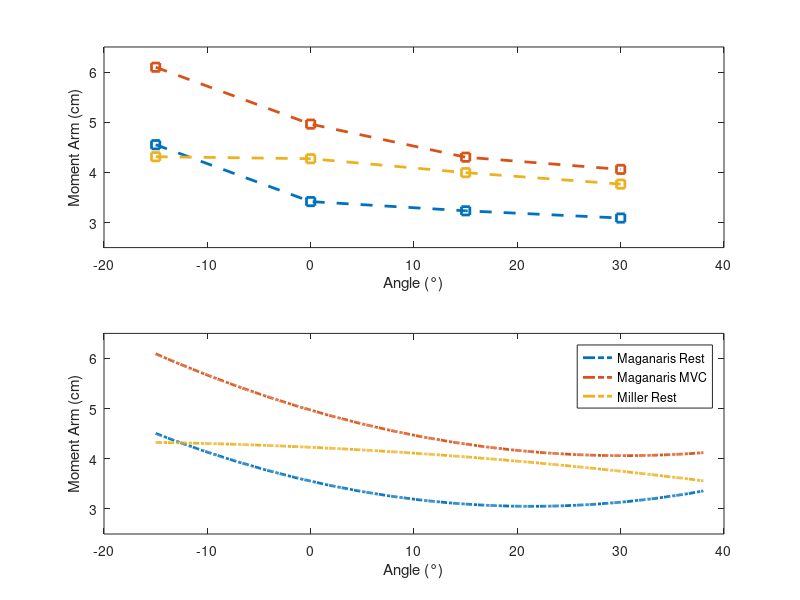

Here is the MATLAB script that generated this plot: (Note: this script raises an error after producing the figure.)

%% Extrapolate Tibialis Anterior Moment arm from literature
%  Author: Paolo Tecchio (Paolo.Tecchio@rub.de)

clear
clc
%% Data extrapolated from paper figures
Angles = [-15 0 15 30];
%Maganaris 2000/1999 data from MRI

TA_Arm_Rest =  [4.5518    3.4174    3.2335    3.0892];
TA_Arm_MVC =   [6.0963    4.9619    4.3028    4.0596];

%Miller et al. 2015 with rotation correction
TA_Arm_RestM = [4.3119    4.2723    3.9945    3.7663];

figure(1), clf
subplot(211)
plot(Angles,TA_Arm_Rest,'--s','LineWidth',2)
hold on
plot(Angles,TA_Arm_MVC,'--s','LineWidth',2)
plot(Angles,TA_Arm_RestM,'--s','LineWidth',2)
xlim([-20 40])
ylim([2.5 6.5])
xlabel('Angle (°)')
ylabel('Moment Arm (cm)')

%% Fit polynomial 2nd order


TA_Arm_Fit.polyp_Rest = polyfit(Angles,TA_Arm_Rest,2);
TA_Arm_Fit.polyp_MVC = polyfit(Angles,TA_Arm_MVC,2);
TA_Arm_Fit.polyp_RestMiller = polyfit(Angles,TA_Arm_RestM,2);

%create x array from min to max angle with step of 0.1 degree
%first col is angle
Ang = round(min(Angles)):0.1:round(max(Angles)+8);

subplot(212)
plot(Ang ,polyval(TA_Arm_Fit.polyp_Rest,Ang) ,'-.','LineWidth',2)
hold on
plot(Ang ,polyval(TA_Arm_Fit.polyp_MVC,Ang) ,'-.','LineWidth',2)
plot(Ang ,polyval(TA_Arm_Fit.polyp_RestMiller,Ang) ,'-.','LineWidth',2)
xlim([-20 40])
ylim([2.5 6.5])
xlabel('Angle (°)')
ylabel('Moment Arm (cm)')
legend('Maganaris Rest','Maganaris MVC','Miller Rest')

%Save as MAT to future uses
uisave('TA_Arm_Fit',[cd '/TA_Mom_Arm.mat'])
